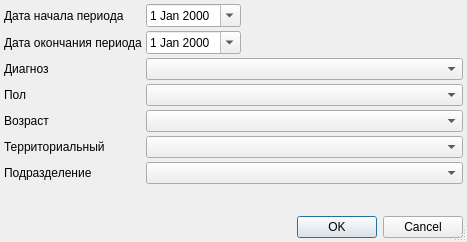
<?xml version="1.0" encoding="UTF-8"?>
<ui version="4.0">
 <class>ReportHospitalOnkoSetupDialog</class>
 <widget class="QDialog" name="ReportHospitalOnkoSetupDialog">
  <property name="windowModality">
   <enum>Qt::ApplicationModal</enum>
  </property>
  <property name="geometry">
   <rect>
    <x>0</x>
    <y>0</y>
    <width>467</width>
    <height>242</height>
   </rect>
  </property>
  <property name="windowTitle">
   <string>параметры отчёта</string>
  </property>
  <property name="sizeGripEnabled">
   <bool>true</bool>
  </property>
  <layout class="QGridLayout" name="gridLayout">
   <property name="margin">
    <number>4</number>
   </property>
   <property name="spacing">
    <number>4</number>
   </property>
   <item row="5" column="1" colspan="2">
    <widget class="QComboBox" name="cmbCitizenship"/>
   </item>
   <item row="2" column="0">
    <widget class="QLabel" name="lblDiagnosis">
     <property name="text">
      <string>Диагноз</string>
     </property>
     <property name="buddy">
      <cstring>cmbDiagnosis</cstring>
     </property>
    </widget>
   </item>
   <item row="6" column="0">
    <widget class="QLabel" name="lblOrgStructure">
     <property name="text">
      <string>Подразделение</string>
     </property>
     <property name="buddy">
      <cstring>cmbOrgStructure</cstring>
     </property>
    </widget>
   </item>
   <item row="1" column="0">
    <widget class="QLabel" name="lblEndDate">
     <property name="text">
      <string>Дата окончания периода</string>
     </property>
     <property name="buddy">
      <cstring>edtEndDate</cstring>
     </property>
    </widget>
   </item>
   <item row="0" column="0">
    <widget class="QLabel" name="lblBegDate">
     <property name="text">
      <string>Дата начала периода</string>
     </property>
     <property name="buddy">
      <cstring>edtBegDate</cstring>
     </property>
    </widget>
   </item>
   <item row="1" column="1">
    <widget class="CDateEdit" name="edtEndDate">
     <property name="calendarPopup">
      <bool>true</bool>
     </property>
    </widget>
   </item>
   <item row="1" column="2">
    <spacer>
     <property name="orientation">
      <enum>Qt::Horizontal</enum>
     </property>
     <property name="sizeHint" stdset="0">
      <size>
       <width>91</width>
       <height>20</height>
      </size>
     </property>
    </spacer>
   </item>
   <item row="8" column="0" colspan="3">
    <widget class="QDialogButtonBox" name="buttonBox">
     <property name="orientation">
      <enum>Qt::Horizontal</enum>
     </property>
     <property name="standardButtons">
      <set>QDialogButtonBox::Cancel|QDialogButtonBox::Ok</set>
     </property>
    </widget>
   </item>
   <item row="0" column="1">
    <widget class="CDateEdit" name="edtBegDate">
     <property name="calendarPopup">
      <bool>true</bool>
     </property>
    </widget>
   </item>
   <item row="0" column="2">
    <spacer>
     <property name="orientation">
      <enum>Qt::Horizontal</enum>
     </property>
     <property name="sizeHint" stdset="0">
      <size>
       <width>91</width>
       <height>20</height>
      </size>
     </property>
    </spacer>
   </item>
   <item row="3" column="0">
    <widget class="QLabel" name="lblSex">
     <property name="text">
      <string>Пол</string>
     </property>
     <property name="buddy">
      <cstring>cmbSex</cstring>
     </property>
    </widget>
   </item>
   <item row="4" column="1" colspan="2">
    <widget class="QComboBox" name="cmbAge"/>
   </item>
   <item row="2" column="1" colspan="2">
    <widget class="QComboBox" name="cmbDiagnosis"/>
   </item>
   <item row="5" column="0">
    <widget class="QLabel" name="lblCitizenship">
     <property name="text">
      <string>Территориальный</string>
     </property>
     <property name="buddy">
      <cstring>cmbCitizenship</cstring>
     </property>
    </widget>
   </item>
   <item row="6" column="1" colspan="2">
    <widget class="QComboBox" name="cmbOrgStructure"/>
   </item>
   <item row="7" column="0" colspan="3">
    <spacer>
     <property name="orientation">
      <enum>Qt::Vertical</enum>
     </property>
     <property name="sizeHint" stdset="0">
      <size>
       <width>111</width>
       <height>20</height>
      </size>
     </property>
    </spacer>
   </item>
   <item row="4" column="0">
    <widget class="QLabel" name="lblAge">
     <property name="text">
      <string>Возраст</string>
     </property>
     <property name="buddy">
      <cstring>cmbAge</cstring>
     </property>
    </widget>
   </item>
   <item row="3" column="1" colspan="2">
    <widget class="QComboBox" name="cmbSex">
     <property name="whatsThis">
      <string>&lt;html&gt;&lt;head&gt;&lt;meta name=&quot;qrichtext&quot; content=&quot;1&quot; /&gt;&lt;style type=&quot;text/css&quot;&gt;
p, li { white-space: pre-wrap; }
&lt;/style&gt;&lt;/head&gt;&lt;body style=&quot; font-family:'MS Shell Dlg 2'; font-size:8.25pt; font-weight:400; font-style:normal;&quot;&gt;
&lt;p style=&quot;-qt-paragraph-type:empty; margin-top:0px; margin-bottom:0px; margin-left:0px; margin-right:0px; -qt-block-indent:0; text-indent:0px;&quot;&gt;&lt;/p&gt;&lt;/body&gt;&lt;/html&gt;</string>
     </property>
    </widget>
   </item>
  </layout>
 </widget>
 <customwidgets>
  <customwidget>
   <class>CDateEdit</class>
   <extends>QDateEdit</extends>
   <header>library/DateEdit.h</header>
  </customwidget>
 </customwidgets>
 <tabstops>
  <tabstop>edtBegDate</tabstop>
  <tabstop>edtEndDate</tabstop>
  <tabstop>cmbDiagnosis</tabstop>
  <tabstop>cmbSex</tabstop>
  <tabstop>cmbAge</tabstop>
  <tabstop>cmbCitizenship</tabstop>
  <tabstop>cmbOrgStructure</tabstop>
  <tabstop>buttonBox</tabstop>
 </tabstops>
 <resources/>
 <connections>
  <connection>
   <sender>buttonBox</sender>
   <signal>accepted()</signal>
   <receiver>ReportHospitalOnkoSetupDialog</receiver>
   <slot>accept()</slot>
   <hints>
    <hint type="sourcelabel">
     <x>116</x>
     <y>268</y>
    </hint>
    <hint type="destinationlabel">
     <x>102</x>
     <y>90</y>
    </hint>
   </hints>
  </connection>
  <connection>
   <sender>buttonBox</sender>
   <signal>rejected()</signal>
   <receiver>ReportHospitalOnkoSetupDialog</receiver>
   <slot>reject()</slot>
   <hints>
    <hint type="sourcelabel">
     <x>229</x>
     <y>268</y>
    </hint>
    <hint type="destinationlabel">
     <x>236</x>
     <y>76</y>
    </hint>
   </hints>
  </connection>
 </connections>
</ui>
